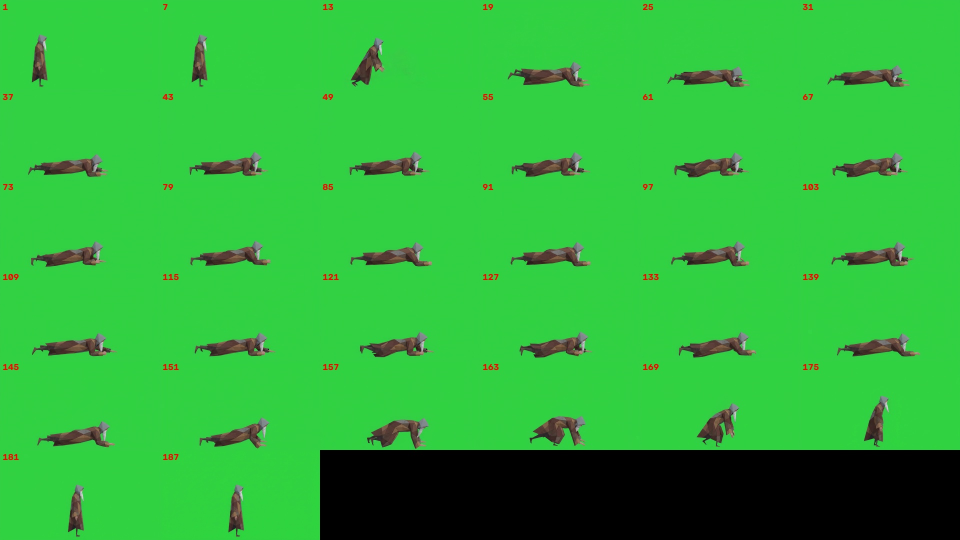
#> input picture raw/master_mason/anim/magnus_arrastrarse_v2/contacto_video_cada6.jpg, 1920 x 1080 px, given in place of f_0001.png, which was not available (shown at 1/2 size)
$ python rasgos.py ../contacto_video_cada6.jpg ../contacto_video_cada6.jpg
#> lines starting #> are read from the running program, lines starting #| are printed output that depends on the picture; after the words box and inside, x2 and y2 are one past the last pixel; in counts of white or black regions, pixels touching at a corner belong together; pictures that were not available may be replaced by others from this repository, and a replacement may not be noted
# per-frame features of the new video (half res): feet x (leftmost), hand x (rightmost),
# hood: grey low-saturation pixels -> centroid; top y; ground y
import sys, os, json, cv2, numpy as np
from scipy import ndimage as ndi
d = sys.argv[1]
BG = np.array([67, 209, 50], np.int16)
out = []
for i in range(1, 193):
    f = cv2.imread(os.path.join(d, 'f_%04d.png' % i))
#> f is the input picture: shape (1080, 1920, 3); mean B, G, R 59, 178.6, 46.5
    di = np.abs(f.astype(np.int16) - BG).max(-1)
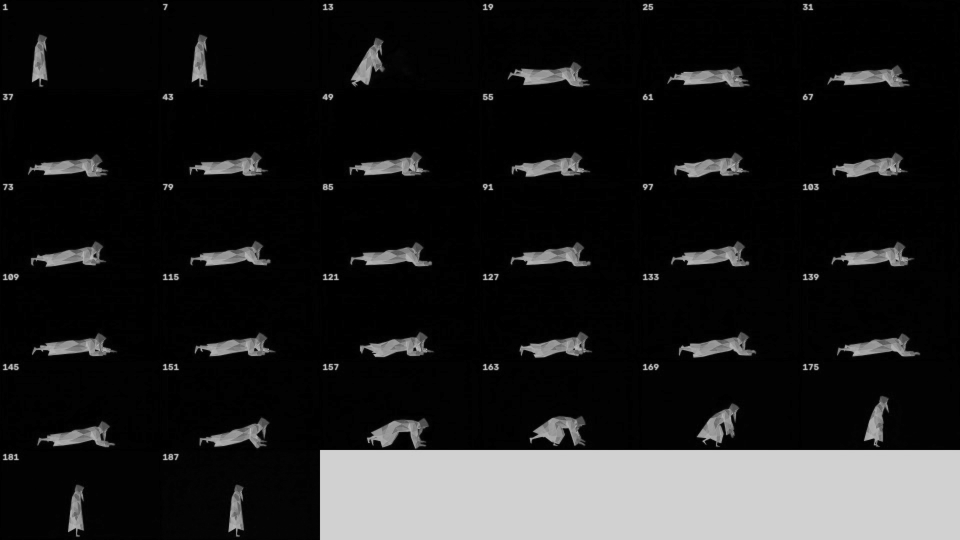
#> di: shape (1080, 1920) int16 (shown at 1/2 size); min 0, max 209, mean 31.8
    m = di > 60
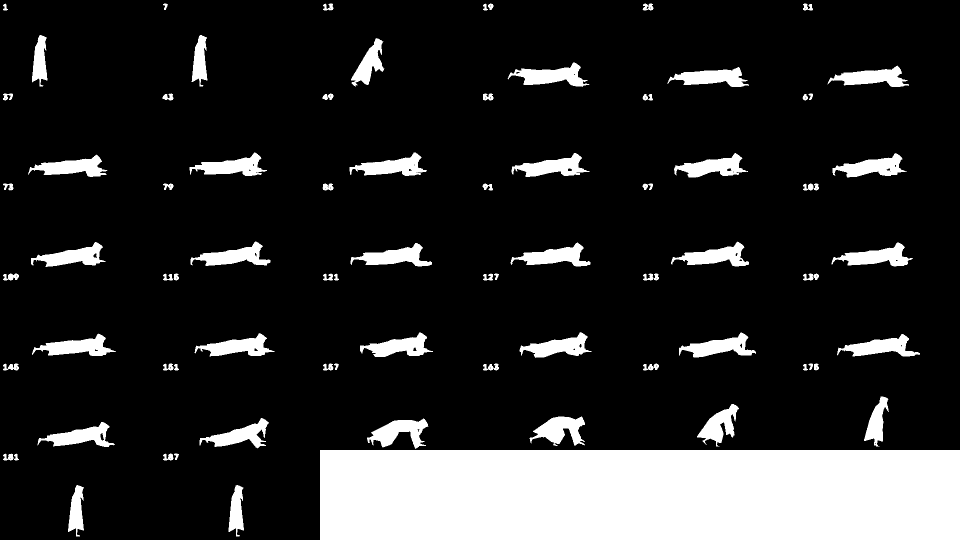
#> m: shape (1080, 1920) bool (shown at 1/2 size); 16.6% white; 79 white regions, largest, box (x1, y1, x2, y2) and area: (640, 900, 1920, 1080) 230400, (1015, 125, 1179, 174) 3857, (734, 837, 857, 898) 3740
    lab, n = ndi.label(m)
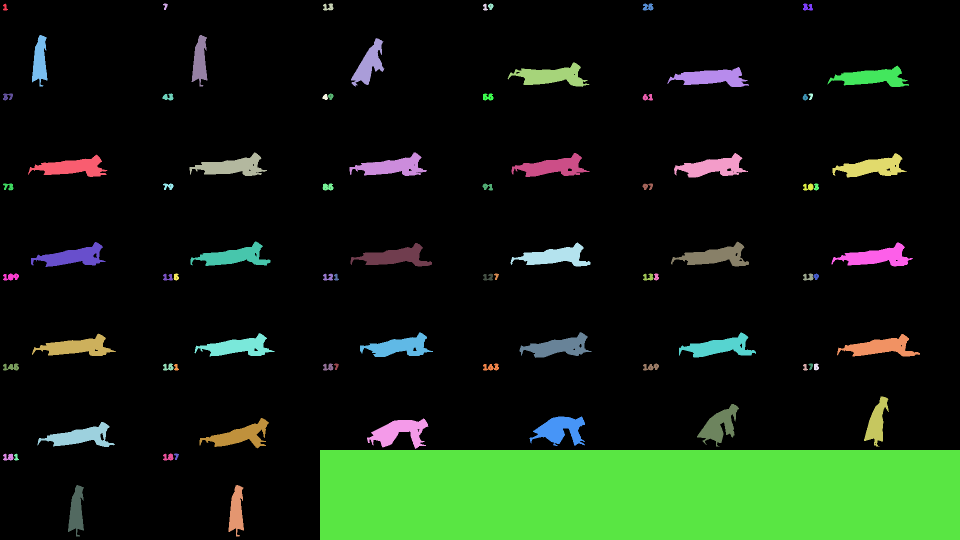
#> lab: shape (1080, 1920) int32 (shown at 1/2 size); 81 distinct labels, from 0 to 80; one colour per label, 0 black
#> n = 80
    sz = ndi.sum(m, lab, range(1, n+1)); g = np.argmax(sz)+1
#> after `sz = ndi.sum(m, lab, range(1, n + 1))`: sz = 80 values, max 230400 at index 73, min 72 at index 1, mean 4303.1
#> after `g = np.argmax(sz) + 1`: g = 74
    m = ndi.binary_dilation(lab == g, iterations=3) & m
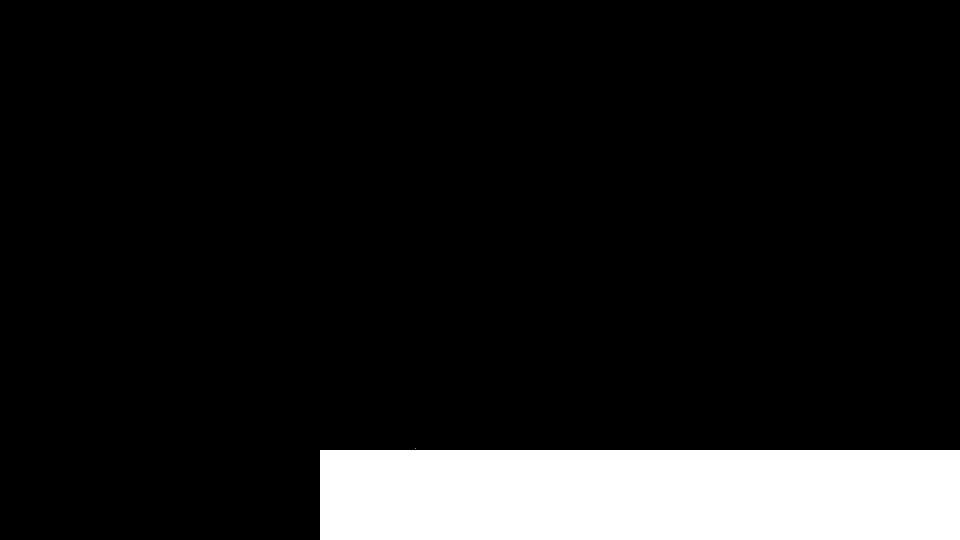
#> m: shape (1080, 1920) bool (shown at 1/2 size); 11.1% white; 2 white regions (1 under 20 px), largest, box (x1, y1, x2, y2) and area: (640, 900, 1920, 1080) 230400
    hsv = cv2.cvtColor(f, cv2.COLOR_BGR2HSV)
#> hsv: shape (1080, 1920, 3); mean H, S, V 54.5, 168.4, 179.7
    grey = m & (hsv[..., 1] < 40) & (hsv[..., 2] > 110)
#> grey: shape (1080, 1920) bool; every value is 0
    # hood = grey pixels in upper part of body
    ys, xs = np.nonzero(m)
    gy, gx = np.nonzero(grey)
#> gy = empty array; gx = empty array
    # restrict hood to largest grey blob
    lab2, n2 = ndi.label(ndi.binary_closing(grey, iterations=2))
#> lab2: shape (1080, 1920) int32; every value is 0
#> n2 = 0
#> (the run stopped early here; a loop or call above may not have finished)
